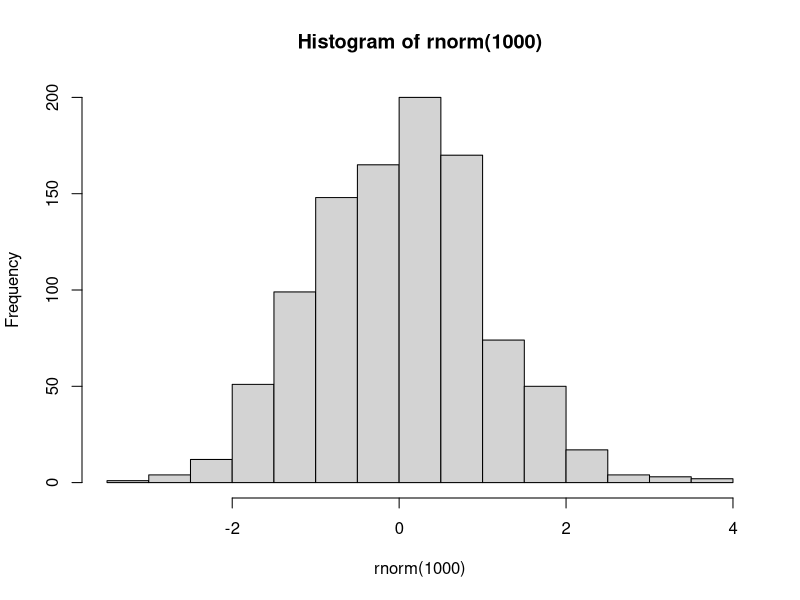

Generate this figure with R:
## ---- chunk 1
y = 3
y

z = y * 4
z
## ---- chunk 2
w = c(1, 2, 3, 4, 5, 6, 7, 8, 9)
w

X = matrix(w, nrow = 3, ncol = 3, byrow = T)
X
## ---- chunk 3
#Using the hist function to draw a histogram
hist(rnorm(1000))
summary(rnorm(1000))
## ---- chunk 4
df = read.table("example.txt",header=T)
df
